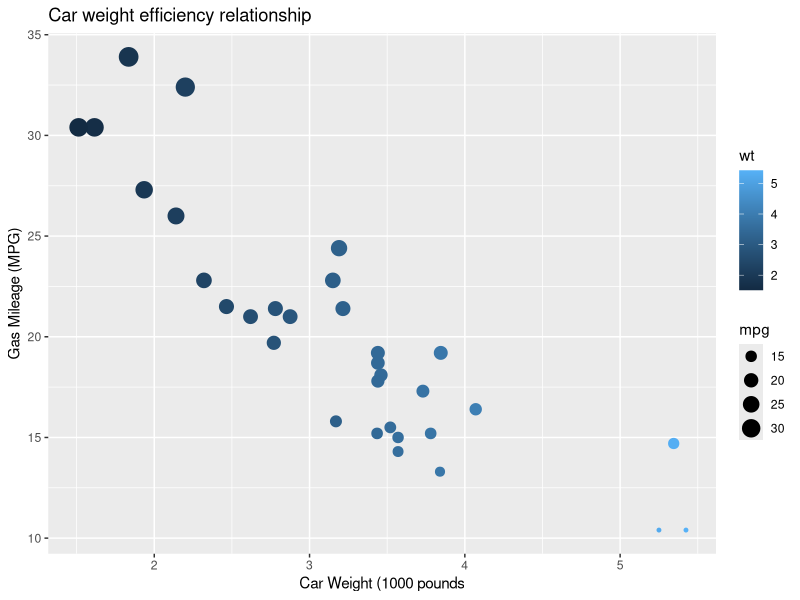

R code for this plot:
## ---- chunk 1
# does 4 match 5, no
4 == 5

# does 4 match 4, yes
4 == 4

# does 4 not match 5, yes
4 != 5

# does 4 match "4", yes
4 == "4"

#with assigned variables:
cat <- 10
dog <- 7

cat>dog

# Is dog greater than cat, OR is cat less than 20?

dog>cat | cat<20
#one or both can be true for an OR statement to return TRUE

# Is dog <cat AND cat = 10?
dog<cat & cat == 10

dog<cat & cat>2 & 4 >= dog
## ---- chunk 2
library(tidyverse)
ggplot(data = mtcars, aes(x = wt, y = mpg))+
  geom_point(aes(size = mpg, color = wt))+
  labs(x = "Car Weight (1000 pounds", y = "Gas Mileage (MPG)", title = "Car weight efficiency relationship")
